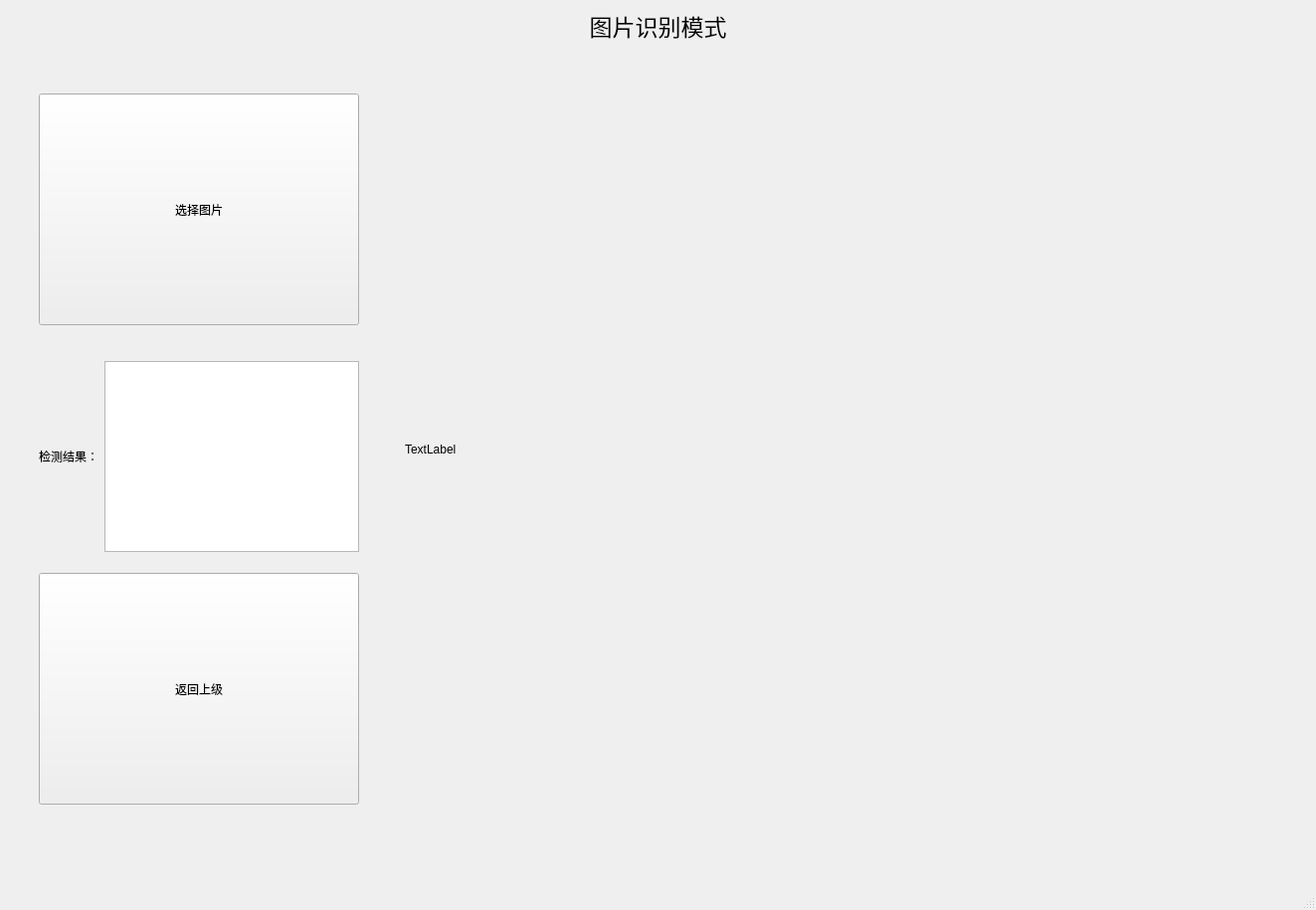
<?xml version="1.0" encoding="UTF-8"?>
<ui version="4.0">
 <class>MainWindow</class>
 <widget class="QMainWindow" name="MainWindow">
  <property name="geometry">
   <rect>
    <x>0</x>
    <y>0</y>
    <width>1323</width>
    <height>915</height>
   </rect>
  </property>
  <property name="windowTitle">
   <string>MainWindow</string>
  </property>
  <widget class="QWidget" name="centralwidget">
   <layout class="QGridLayout" name="gridLayout">
    <item row="1" column="3">
     <spacer name="horizontalSpacer_3">
      <property name="orientation">
       <enum>Qt::Horizontal</enum>
      </property>
      <property name="sizeType">
       <enum>QSizePolicy::Fixed</enum>
      </property>
      <property name="sizeHint" stdset="0">
       <size>
        <width>30</width>
        <height>20</height>
       </size>
      </property>
     </spacer>
    </item>
    <item row="1" column="0">
     <spacer name="horizontalSpacer_2">
      <property name="orientation">
       <enum>Qt::Horizontal</enum>
      </property>
      <property name="sizeType">
       <enum>QSizePolicy::Fixed</enum>
      </property>
      <property name="sizeHint" stdset="0">
       <size>
        <width>30</width>
        <height>20</height>
       </size>
      </property>
     </spacer>
    </item>
    <item row="2" column="2">
     <spacer name="verticalSpacer_6">
      <property name="orientation">
       <enum>Qt::Vertical</enum>
      </property>
      <property name="sizeType">
       <enum>QSizePolicy::Fixed</enum>
      </property>
      <property name="sizeHint" stdset="0">
       <size>
        <width>20</width>
        <height>30</height>
       </size>
      </property>
     </spacer>
    </item>
    <item row="1" column="1" colspan="2">
     <layout class="QHBoxLayout" name="horizontalLayout_3">
      <item>
       <layout class="QVBoxLayout" name="verticalLayout">
        <item>
         <spacer name="verticalSpacer_3">
          <property name="orientation">
           <enum>Qt::Vertical</enum>
          </property>
          <property name="sizeHint" stdset="0">
           <size>
            <width>20</width>
            <height>45</height>
           </size>
          </property>
         </spacer>
        </item>
        <item>
         <widget class="QPushButton" name="selectImageButton">
          <property name="sizePolicy">
           <sizepolicy hsizetype="Minimum" vsizetype="Preferred">
            <horstretch>0</horstretch>
            <verstretch>5</verstretch>
           </sizepolicy>
          </property>
          <property name="text">
           <string>选择图片</string>
          </property>
         </widget>
        </item>
        <item>
         <spacer name="verticalSpacer">
          <property name="orientation">
           <enum>Qt::Vertical</enum>
          </property>
          <property name="sizeType">
           <enum>QSizePolicy::Preferred</enum>
          </property>
          <property name="sizeHint" stdset="0">
           <size>
            <width>20</width>
            <height>30</height>
           </size>
          </property>
         </spacer>
        </item>
        <item>
         <layout class="QHBoxLayout" name="horizontalLayout">
          <item>
           <widget class="QLabel" name="label_2">
            <property name="text">
             <string>检测结果：</string>
            </property>
           </widget>
          </item>
          <item>
           <widget class="QListWidget" name="detectResultList"/>
          </item>
         </layout>
        </item>
        <item>
         <spacer name="verticalSpacer_2">
          <property name="orientation">
           <enum>Qt::Vertical</enum>
          </property>
          <property name="sizeType">
           <enum>QSizePolicy::Preferred</enum>
          </property>
          <property name="sizeHint" stdset="0">
           <size>
            <width>20</width>
            <height>15</height>
           </size>
          </property>
         </spacer>
        </item>
        <item>
         <widget class="QPushButton" name="returnButton">
          <property name="sizePolicy">
           <sizepolicy hsizetype="Minimum" vsizetype="Preferred">
            <horstretch>0</horstretch>
            <verstretch>5</verstretch>
           </sizepolicy>
          </property>
          <property name="text">
           <string>返回上级</string>
          </property>
         </widget>
        </item>
        <item>
         <spacer name="verticalSpacer_4">
          <property name="orientation">
           <enum>Qt::Vertical</enum>
          </property>
          <property name="sizeHint" stdset="0">
           <size>
            <width>20</width>
            <height>45</height>
           </size>
          </property>
         </spacer>
        </item>
       </layout>
      </item>
      <item>
       <spacer name="horizontalSpacer">
        <property name="orientation">
         <enum>Qt::Horizontal</enum>
        </property>
        <property name="sizeHint" stdset="0">
         <size>
          <width>40</width>
          <height>20</height>
         </size>
        </property>
       </spacer>
      </item>
      <item>
       <widget class="QLabel" name="imageLabel">
        <property name="sizePolicy">
         <sizepolicy hsizetype="Preferred" vsizetype="Preferred">
          <horstretch>50</horstretch>
          <verstretch>0</verstretch>
         </sizepolicy>
        </property>
        <property name="text">
         <string>TextLabel</string>
        </property>
       </widget>
      </item>
     </layout>
    </item>
    <item row="0" column="1" colspan="2">
     <widget class="QLabel" name="label_3">
      <property name="font">
       <font>
        <family>幼圆</family>
        <pointsize>17</pointsize>
       </font>
      </property>
      <property name="text">
       <string>图片识别模式</string>
      </property>
      <property name="alignment">
       <set>Qt::AlignCenter</set>
      </property>
     </widget>
    </item>
   </layout>
  </widget>
  <widget class="QMenuBar" name="menubar">
   <property name="geometry">
    <rect>
     <x>0</x>
     <y>0</y>
     <width>1323</width>
     <height>26</height>
    </rect>
   </property>
  </widget>
  <widget class="QStatusBar" name="statusbar"/>
 </widget>
 <resources/>
 <connections/>
</ui>
